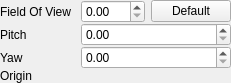
<?xml version="1.0" encoding="UTF-8"?>
<ui version="4.0">
 <class>FreeLookSettingsPanel</class>
 <widget class="QWidget" name="FreeLookSettingsPanel">
  <property name="geometry">
   <rect>
    <x>0</x>
    <y>0</y>
    <width>217</width>
    <height>76</height>
   </rect>
  </property>
  <property name="windowTitle">
   <string>Form</string>
  </property>
  <layout class="QGridLayout" name="gridLayout">
   <property name="sizeConstraint">
    <enum>QLayout::SetDefaultConstraint</enum>
   </property>
   <property name="leftMargin">
    <number>0</number>
   </property>
   <property name="topMargin">
    <number>0</number>
   </property>
   <property name="rightMargin">
    <number>0</number>
   </property>
   <property name="bottomMargin">
    <number>0</number>
   </property>
   <property name="verticalSpacing">
    <number>0</number>
   </property>
   <item row="0" column="0">
    <widget class="QLabel" name="label_7">
     <property name="sizePolicy">
      <sizepolicy hsizetype="Fixed" vsizetype="Preferred">
       <horstretch>0</horstretch>
       <verstretch>0</verstretch>
      </sizepolicy>
     </property>
     <property name="minimumSize">
      <size>
       <width>75</width>
       <height>0</height>
      </size>
     </property>
     <property name="maximumSize">
      <size>
       <width>75</width>
       <height>16777215</height>
      </size>
     </property>
     <property name="text">
      <string>Field Of View</string>
     </property>
    </widget>
   </item>
   <item row="0" column="2">
    <widget class="QPushButton" name="DefaultFieldOfView">
     <property name="sizePolicy">
      <sizepolicy hsizetype="Fixed" vsizetype="Fixed">
       <horstretch>0</horstretch>
       <verstretch>0</verstretch>
      </sizepolicy>
     </property>
     <property name="text">
      <string>Default</string>
     </property>
    </widget>
   </item>
   <item row="3" column="0">
    <widget class="QLabel" name="label">
     <property name="sizePolicy">
      <sizepolicy hsizetype="Fixed" vsizetype="Preferred">
       <horstretch>0</horstretch>
       <verstretch>0</verstretch>
      </sizepolicy>
     </property>
     <property name="minimumSize">
      <size>
       <width>75</width>
       <height>0</height>
      </size>
     </property>
     <property name="maximumSize">
      <size>
       <width>75</width>
       <height>16777215</height>
      </size>
     </property>
     <property name="text">
      <string>Origin</string>
     </property>
    </widget>
   </item>
   <item row="0" column="1">
    <widget class="QDoubleSpinBox" name="FieldOfView">
     <property name="sizePolicy">
      <sizepolicy hsizetype="Preferred" vsizetype="Fixed">
       <horstretch>0</horstretch>
       <verstretch>0</verstretch>
      </sizepolicy>
     </property>
     <property name="minimumSize">
      <size>
       <width>0</width>
       <height>0</height>
      </size>
     </property>
     <property name="maximumSize">
      <size>
       <width>16777215</width>
       <height>16777215</height>
      </size>
     </property>
     <property name="maximum">
      <double>360.000000000000000</double>
     </property>
    </widget>
   </item>
   <item row="1" column="0">
    <widget class="QLabel" name="label_4">
     <property name="sizePolicy">
      <sizepolicy hsizetype="Fixed" vsizetype="Preferred">
       <horstretch>0</horstretch>
       <verstretch>0</verstretch>
      </sizepolicy>
     </property>
     <property name="minimumSize">
      <size>
       <width>75</width>
       <height>0</height>
      </size>
     </property>
     <property name="maximumSize">
      <size>
       <width>75</width>
       <height>16777215</height>
      </size>
     </property>
     <property name="text">
      <string>Pitch</string>
     </property>
    </widget>
   </item>
   <item row="4" column="0" colspan="3">
    <spacer name="verticalSpacer_3">
     <property name="orientation">
      <enum>Qt::Vertical</enum>
     </property>
     <property name="sizeHint" stdset="0">
      <size>
       <width>20</width>
       <height>0</height>
      </size>
     </property>
    </spacer>
   </item>
   <item row="2" column="0">
    <widget class="QLabel" name="label_5">
     <property name="sizePolicy">
      <sizepolicy hsizetype="Fixed" vsizetype="Preferred">
       <horstretch>0</horstretch>
       <verstretch>0</verstretch>
      </sizepolicy>
     </property>
     <property name="minimumSize">
      <size>
       <width>75</width>
       <height>0</height>
      </size>
     </property>
     <property name="maximumSize">
      <size>
       <width>75</width>
       <height>16777215</height>
      </size>
     </property>
     <property name="text">
      <string>Yaw</string>
     </property>
    </widget>
   </item>
   <item row="1" column="1" colspan="2">
    <widget class="QDoubleSpinBox" name="Pitch">
     <property name="sizePolicy">
      <sizepolicy hsizetype="Preferred" vsizetype="Fixed">
       <horstretch>0</horstretch>
       <verstretch>0</verstretch>
      </sizepolicy>
     </property>
     <property name="minimumSize">
      <size>
       <width>0</width>
       <height>0</height>
      </size>
     </property>
     <property name="maximumSize">
      <size>
       <width>16777215</width>
       <height>16777215</height>
      </size>
     </property>
     <property name="maximum">
      <double>360.000000000000000</double>
     </property>
    </widget>
   </item>
   <item row="2" column="1" colspan="2">
    <widget class="QDoubleSpinBox" name="Yaw">
     <property name="sizePolicy">
      <sizepolicy hsizetype="Preferred" vsizetype="Fixed">
       <horstretch>0</horstretch>
       <verstretch>0</verstretch>
      </sizepolicy>
     </property>
     <property name="minimumSize">
      <size>
       <width>0</width>
       <height>0</height>
      </size>
     </property>
     <property name="maximumSize">
      <size>
       <width>16777215</width>
       <height>16777215</height>
      </size>
     </property>
     <property name="maximum">
      <double>360.000000000000000</double>
     </property>
    </widget>
   </item>
   <item row="3" column="1" colspan="2">
    <widget class="qt::widgets::ShortVector3Edit" name="Origin" native="true">
     <property name="sizePolicy">
      <sizepolicy hsizetype="Preferred" vsizetype="Preferred">
       <horstretch>0</horstretch>
       <verstretch>0</verstretch>
      </sizepolicy>
     </property>
     <property name="minimumSize">
      <size>
       <width>0</width>
       <height>0</height>
      </size>
     </property>
     <property name="maximumSize">
      <size>
       <width>16777215</width>
       <height>16777215</height>
      </size>
     </property>
    </widget>
   </item>
  </layout>
 </widget>
 <customwidgets>
  <customwidget>
   <class>qt::widgets::ShortVector3Edit</class>
   <extends>QWidget</extends>
   <header>qt/widgets/ShortVector3Edit.hpp</header>
   <container>1</container>
  </customwidget>
 </customwidgets>
 <resources/>
 <connections/>
</ui>
